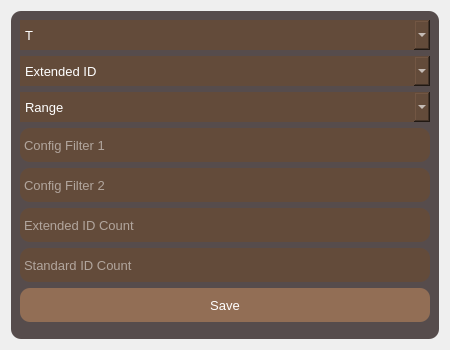
<?xml version="1.0" encoding="UTF-8"?>
<ui version="4.0">
 <class>Dialog</class>
 <widget class="QDialog" name="Dialog">
  <property name="geometry">
   <rect>
    <x>0</x>
    <y>0</y>
    <width>450</width>
    <height>350</height>
   </rect>
  </property>
  <property name="windowTitle">
   <string>CAN Wakeup Config</string>
  </property>
  <layout class="QVBoxLayout" name="verticalLayout">
   <item>
    <widget class="QFrame" name="frame">
     <property name="minimumSize">
      <size>
       <width>400</width>
       <height>320</height>
      </size>
     </property>
     <property name="styleSheet">
      <string notr="true">*{color : white;
background-color: #564c4c ;
border-radius : 10px}
QComboBox{
background-color:	#634b3a ;
color: rgb(255, 255, 255);
border-radius: 20px;
width : 100%}
QPushButton{
background-color:	#926e55 ;
color: rgb(255, 255, 255);
width : 100%}
QComboBox::down-arrow {
width: 0px;    
height: 0px; 
}
QLineEdit{
min-height : 30px;
background-color : 	#634b3a;
color : white;
padding: 2px;
}</string>
     </property>
     <property name="frameShape">
      <enum>QFrame::StyledPanel</enum>
     </property>
     <property name="frameShadow">
      <enum>QFrame::Raised</enum>
     </property>
     <layout class="QVBoxLayout" name="verticalLayout_2">

      <!-- Wakeup State Dropdown -->
      <item>
       <widget class="QComboBox" name="wakeupState">
        <property name="minimumSize">
         <size>
          <width>0</width>
          <height>30</height>
         </size>
        </property>
        <property name="font">
         <font>
          <pointsize>10</pointsize>
         </font>
        </property>
        <item>
         <property name="text">
          <string>T</string>
         </property>
        </item>
        <item>
         <property name="text">
          <string>F</string>
         </property>
        </item>
       </widget>
      </item>

      <!-- Config ID Type Dropdown -->
      <item>
       <widget class="QComboBox" name="configIdType">
        <property name="minimumSize">
         <size>
          <width>0</width>
          <height>30</height>
         </size>
        </property>
        <property name="font">
         <font>
          <pointsize>10</pointsize>
         </font>
        </property>
        <item>
         <property name="text">
          <string>Extended ID</string>
         </property>
        </item>
        <item>
         <property name="text">
          <string>Standard ID</string>
         </property>
        </item>
       </widget>
      </item>

      <!-- Config Filter Type Dropdown -->
      <item>
       <widget class="QComboBox" name="configFilterType">
        <property name="minimumSize">
         <size>
          <width>0</width>
          <height>30</height>
         </size>
        </property>
        <property name="font">
         <font>
          <pointsize>10</pointsize>
         </font>
        </property>
        <item>
         <property name="text">
          <string>Range</string>
         </property>
        </item>
        <item>
         <property name="text">
          <string>Dual</string>
         </property>
        </item>
        <item>
         <property name="text">
          <string>Mask</string>
         </property>
        </item>
       </widget>
      </item>

      <!-- Config Filter 1 -->
      <item>
       <widget class="QLineEdit" name="configFilter1">
        <property name="font">
         <font>
          <pointsize>10</pointsize>
         </font>
        </property>
        <property name="placeholderText">
         <string>Config Filter 1</string>
        </property>
       </widget>
      </item>

      <!-- Config Filter 2 -->
      <item>
       <widget class="QLineEdit" name="configFilter2">
        <property name="font">
         <font>
          <pointsize>10</pointsize>
         </font>
        </property>
        <property name="placeholderText">
         <string>Config Filter 2</string>
        </property>
       </widget>
      </item>

      <!-- Extended ID Count -->
      <item>
       <widget class="QLineEdit" name="extendedIdCount">
        <property name="font">
         <font>
          <pointsize>10</pointsize>
         </font>
        </property>
        <property name="placeholderText">
         <string>Extended ID Count</string>
        </property>
       </widget>
      </item>

      <!-- Standard ID Count -->
      <item>
       <widget class="QLineEdit" name="standardIdCount">
        <property name="font">
         <font>
          <pointsize>10</pointsize>
         </font>
        </property>
        <property name="placeholderText">
         <string>Standard ID Count</string>
        </property>
       </widget>
      </item>

      <!-- Save Button -->
      <item>
       <widget class="QPushButton" name="saveButton">
        <property name="minimumSize">
         <size>
          <width>0</width>
          <height>34</height>
         </size>
        </property>
        <property name="font">
         <font>
          <pointsize>10</pointsize>
         </font>
        </property>
        <property name="text">
         <string>Save</string>
        </property>
       </widget>
      </item>

     </layout>
    </widget>
   </item>
  </layout>
 </widget>
 <resources/>
 <connections/>
</ui>
